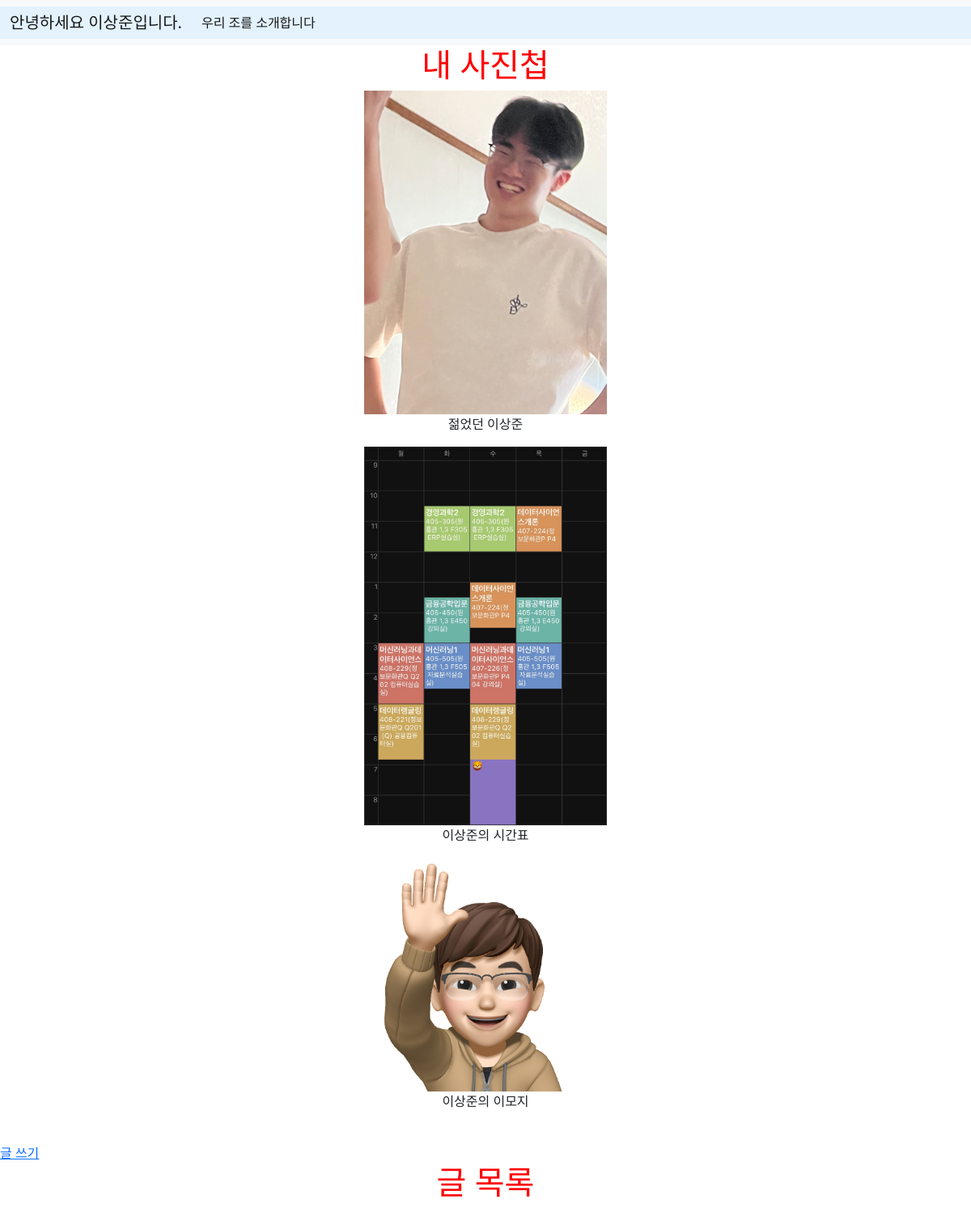
/, run on an earlier commit of the app's database.
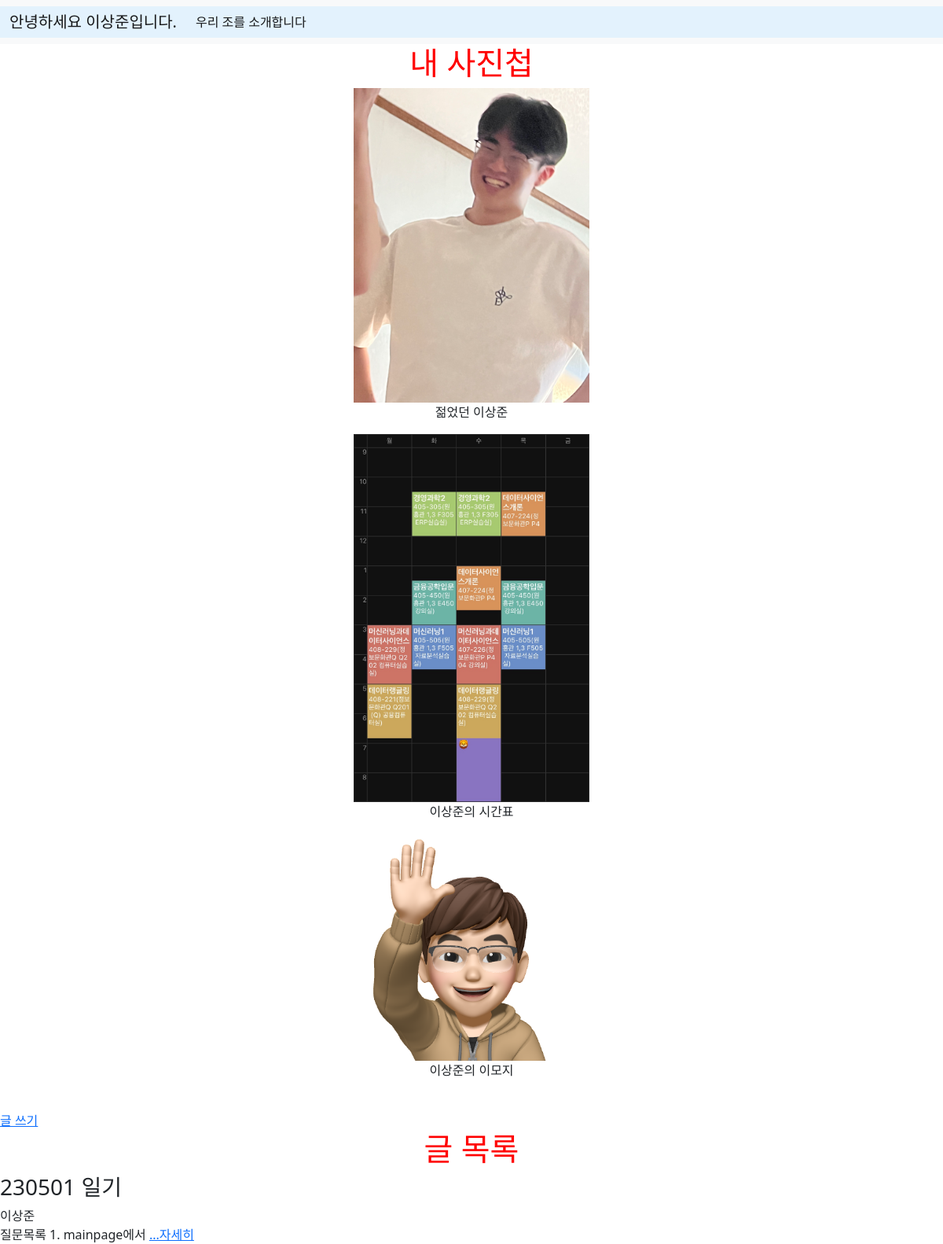
And on a later commit of the database.
### main/models.py (models this page shows, shortened)
class Post(models.Model): # 모델 class 명을 Blog에서 Post로 바꾸기
    title = models.CharField(max_length=200) # title : 최대 길이 200
    writer = models.CharField(max_length=100) # writer : 최대 길이 100
    mood = models.CharField(max_length=20) # mood : 기분
    weather = models.CharField(max_length=20) # weather : 오늘 날씨
    pub_date = models.DateTimeField() # pub_date : 게시날짜
    body = models.TextField() # body : post의 body
    image = models.ImageField(upload_to="post/", blank=True, null=True)
    def summary(self):
        return self.body[:20] #body의 20번째 인덱스까지를 리턴

### main/views.py (the view)
# urls.py: path('', mainpage, name="mainpage"),
def mainpage(request):
    posts = Post.objects.all() #변수 posts에 Post의 모든 객체를 저장 즉, posts에 모든 게시물이 담긴다.
    return render(request, 'main/mainpage.html', {'posts':posts}) # mainpage.html을 띄우는 함수

### main/templates/main/mainpage.html
{% extends 'base.html' %}
{% load static %}
{% block content %}
<h1>내 사진첩</h1>
<div class="container">
    <img src = "{% static 'images/sangjunlee1.jpg' %}" style = "width : 300px;">
    <p>젊었던 이상준</p>
</div>
<div class="container">
    <img src = "{% static 'images/time table.jpg' %}" style = "width : 300px;">
    <p>이상준의 시간표</p>
</div>
<div class="container">
    <img src = "{% static 'images/이모지.png' %}" style = "width : 300px;">
    <p>이상준의 이모지</p>
</div>
<br>
<a href="{% url 'main:new' %}">글 쓰기</a>
<h1>글 목록</h1>
<div>
    {% for post in posts %}
    <div>
        <h3>{{post.title}}</h3>
        {{post.writer}}<br>
        {{post.summary}}
        <a href = "{%url 'main:detail' post.id %}">...자세히</a>
        <br>
    </div>
    {% endfor %}
</div>
{% endblock %}

What changed in the data, as far as the page shows it:
added Post: title "230501 일기", writer "이상준", summary "질문목록 1. mainpage에서"
